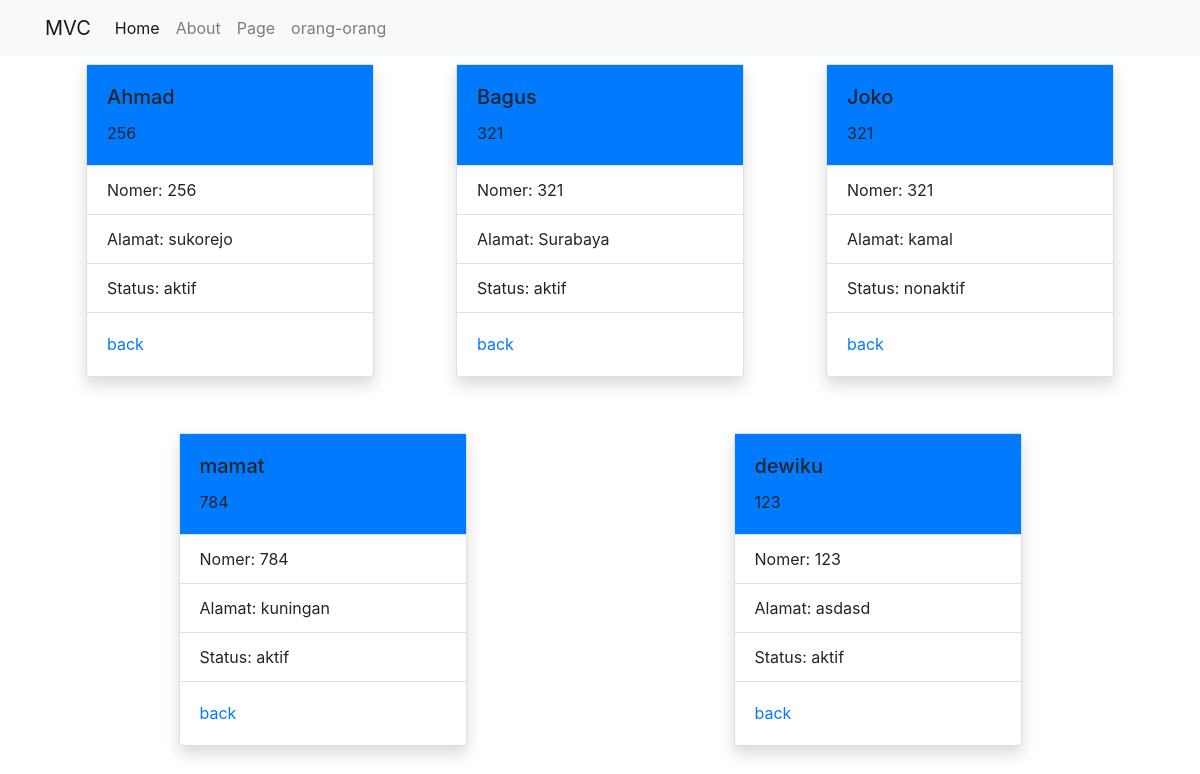
Page /public/orang/semuaorang on the committed database.
### tables this page shows
CREATE TABLE `data_orang` (
  `id` int(255) NOT NULL,
  `nama` varchar(255) NOT NULL,
  `nomer` int(255) NOT NULL,
  `alamat` varchar(500) NOT NULL,
  `status` varchar(255) NOT NULL
);

### app/core/Controller.php (called while the page is built, shortened)
<?php
class Controller{
    public function view($view,$data=[]){
        require_once '../app/views/'.$view.'.php';
    }
    public function model($model){
        return new $model;
    }
}

### app/controllers/Orang.php (called while the page is built, shortened)
<?php
class Orang extends Controller{
    public function semuaorang(){
        $data['halaman']='orang semua';
        $data['judul']='orang semua';
        $data['orang']=$this->model('Orang_model')->takeALLorang();
        $this->view('templates/header',$data);
        $this->view('orang/semuaorang',$data);
        $this->view('templates/footer');
    }
}

### app/core/App.php (called while the page is built, shortened)
<?php
class App{
    protected $method = "index";
    protected $params=[];
    public function __construct(){
        $url = $this->parseURL();
        if (isset($url)) {
            if ($url["0"] !== null){
                if(file_exists('../app/controllers/'. $url[0] .'.php')){
                    unset($url[0]);
                }
            }
        }
        $this->controller =new $this->controller;
        if (isset($url[1])){
            if(method_exists( $this->controller, $url[1] )){
                $this->method = $url[1];
            }
        }
        call_user_func_array([$this->controller, $this->method], $this->params);
    }
    public function parseURL(){
        if(isset($_GET["url"])){
            $url=rtrim($_GET['url'],'/');
            $url=filter_var($url,FILTER_SANITIZE_URL);
            $url=explode('/',$url);
            return $url;
        }
    }
}

### public/index.php (called while the page is built, shortened)
<?php
$app= new App;

### app/core/Database.php (called while the page is built, shortened)
<?php
class database{
    private $host = DB_HOST;
    private $user = DB_USER;
    private $pass = DB_PASS;
    private $db_name = DB_NAME;
    private $dbh;
    private $stmt;
    public function __construct(){
        $dsn="mysql:".$this->host."=localhost;dbname=".$this->db_name;
        try{
            $this->dbh = new PDO($dsn,$this->user,$this->pass);
        }catch(PDOException $e){
            die( $e->getMessage());
        }
    }
    public function query($query){
        $this->stmt = $this->dbh->prepare($query);
    }
    public function execute(){
        $this->stmt->execute();
    }
    public function resultSet(){
        $this->execute();
        return $this->stmt->fetchAll(PDO::FETCH_ASSOC);
    }
}

### app/models/Orang_model.php (called while the page is built, shortened)
<?php
class Orang_model{
    private $table="data_orang";
    private $db;
    public function __construct(){
        $this->db = new Database;
    }
    public function takeALLorang(){
        $this->db->query("SELECT * FROM ".$this->table);
        return $this->db->resultSet();
    }
}

### app/views/orang/semuaorang.php (the view)
<div class="container d-flex justify-content-around flex-md-row flex-lg-wrap ">
  <?php foreach( $data['orang'] as $orang):?>
  <div class="card m-2 shadow mb-5 bg-white rounded" style="width: 18rem;">
    <div class="card-body bg-primary ">
      <h5 class="card-title"><?= $orang['nama']?></h5>
      <p class="card-text"><?= $orang['nomer']?></p>
    </div>
    <ul class="list-group list-group-flush">
      <li class="list-group-item"> Nomer: <?= $orang['nomer']?></li>
      <li class="list-group-item"> Alamat: <?= $orang['alamat']?></li>
      <li class="list-group-item"> Status: <?= $orang['status']?></li>
    </ul>
    <div class="card-body">
    <a href="<?= BASEURL?>/orang" class="card-link">back</a>
    </div>
  </div>
  <?php endforeach?>
</div>

### app/views/templates/header.php (shortened to what this page needs)
<!DOCTYPE html>
<html lang="en">
<head>
    <link rel="stylesheet" href="<?= BASEURL;?>/css/bootstrap.css">
</head>
<body>
<nav class="navbar navbar-expand-lg navbar-light bg-light">
    <div class="container">
        <a class="navbar-brand" href="<?= BASEURL;?>">MVC</a>
        <div class="collapse navbar-collapse" id="navbarNavAltMarkup">
            <div class="navbar-nav">
            <a class="nav-item nav-link active" href="<?= BASEURL;?>">Home <span class="sr-only">(current)</span></a>
            <a class="nav-item nav-link" href="<?= BASEURL?>/about">About</a>
            <a class="nav-item nav-link" href="<?= BASEURL?>/about/page">Page</a>
            <a class="nav-item nav-link" href="<?= BASEURL?>/orang">orang-orang</a>
            </div>
        </div>
  </div>
</nav>

### app/views/templates/footer.php (shortened to what this page needs)
</body>
</html>

### rows in the picture
data_orang: nama "Ahmad", nomer "256", alamat "sukorejo", status "aktif"
data_orang: nama "Bagus", nomer "321", alamat "Surabaya", status "aktif"
data_orang: nama "Joko", nomer "321", alamat "kamal", status "nonaktif"
data_orang: nama "mamat", nomer "784", alamat "kuningan", status "aktif"
data_orang: nama "dewiku", nomer "123", alamat "asdasd", status "aktif"
